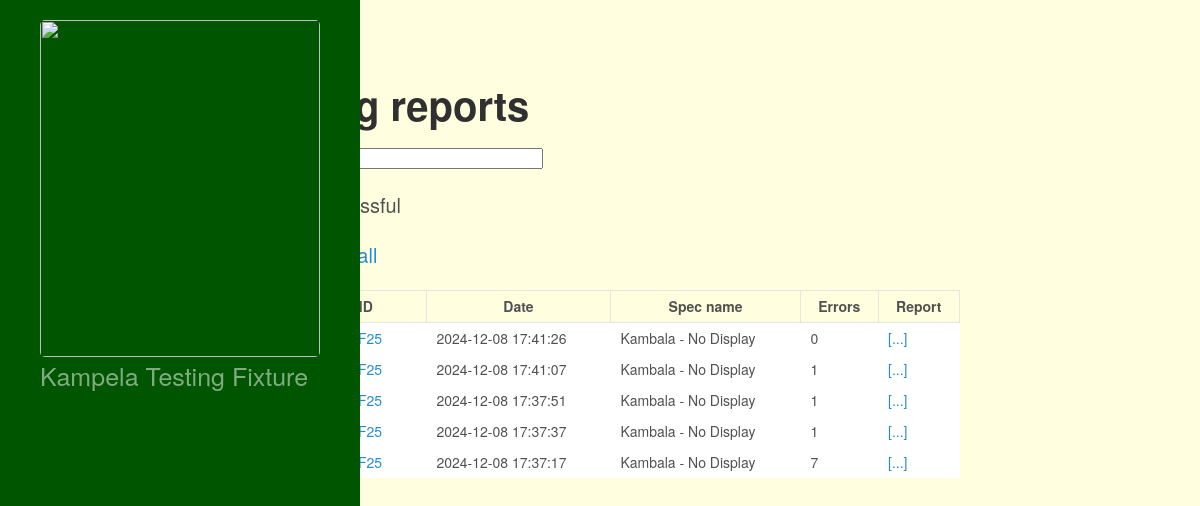
The page / on the database its author committed.
### tables this page shows
CREATE TABLE reports (
                    kambala_id TEXT,
                    date_create INTEGER,
                    detail_text TEXT NOT NULL,
                    spec_name TEXT,
                    errors_cnt INTEGER DEFAULT 0,
                    errors_text TEXT,
                    PRIMARY KEY (kambala_id, date_create)
                );

### WEB/site.py (the view)
@app.route("/", methods=['POST', 'GET'])
def index():
    if request.method == "GET":
        print(request.args)
    reports = dbase.getReportList(request.args)
    return render_template('index.html', title='Testing reports', reports=reports)

### WEB/FDataBase.py (called while the page is built)
    def getReportList(self, params={}):
        conditions = []
        if 'id' in params and len(params['id']):
            conditions.append(f"kambala_id LIKE '%{params['id']}%'")
        if 'ok_only' in params and params['ok_only'] == 'y':
            conditions.append(f"errors_cnt == 0")
        where = ' WHERE ' + " and ".join(conditions) if len(conditions) else ''
        lim = f"LIMIT {params['limit']}" if 'limit' in params else ''
        sql = f"SELECT * FROM reports {where} ORDER BY date_create DESC {lim}"
        print(sql)
        return self.esql(sql)

    def esql(self, sql, one=False):
        try:
            self.__cur.execute(sql)
            result = self.__cur.fetchone() if one else self.__cur.fetchall()
            if result:
                return result
        except Exception as e:
            print('DB reading error: ', str(e))
        return []

### WEB/site.py (called while the page is built)
def connect_db():
    conn = sqlite3.connect(app.config['DATABASE'])
    conn.row_factory = sqlite3.Row
    return conn

def get_db():
    if not hasattr(g, 'link_db'):
        g.link_db = connect_db()
    return g.link_db

@app.before_request
def before_request():
    global dbase
    db = get_db()
    dbase = FDataBase(db)

@app.template_filter('ctime')
def ut_to_str(ut):
    return datetime.utcfromtimestamp(int(ut)).strftime('%Y-%m-%d %H:%M:%S')

### WEB/templates/index.html (shortened to what this page needs)
{% include 'header.html' %}
<form action="{{url_for('index')}}" method="GET" class="form-filter">
    <p><label>Kampure ID: </label> <input type="text" name="id" value="{{ request.args['id'] }}"> </p>
    <p><input type="checkbox" name="ok_only" value="y"  {{ "checked" if request.args['ok_only'] == 'y' }}> only successful</p>
    <p><input type="submit" value="Filter"> | <a href="{{url_for('index')}}">Show all</a></p>
</form>
<table class="test-step"  style="width:100%">
    <tr>
        <th>Kampure ID</th>
        <th>Date</th>
        <th>Spec name</th>
        <th>Errors</th>
        <th>Report</th>
    </tr>
    {% for r in reports %}
    <tr>
        <td><a href="{{ url_for('index') }}?id={{ r.kambala_id }}">{{ r.kambala_id }}</a></td>
        <td>{{ r.date_create | ctime }}</td>
        <td>{{ r.spec_name }}</td>
        <td>{{ r.errors_cnt }}</td>
        <td><a href="{{ url_for('report_detailed', UniqueID=r.kambala_id, unixtime=r.date_create) }}"  target="_blank">[...]</a></td>
    </tr>
    {% endfor %}
</table>
{% include 'footer.html' %}

### WEB/templates/header.html (shortened to what this page needs)
<!DOCTYPE html>
<html lang="en">
<head>
    <link type="text/css" rel="stylesheet" href="{{ url_for('static', filename='css/styles.css') }}">
    <link type="text/css" rel="stylesheet" href="{{ url_for('static', filename='css/poole.css') }}">
</head>
<body>
<div class="sidebar">
    <div class="container sidebar-sticky">
        <div class="sidebar-about">
            <a href="{{ url_for('index') }}">
                <div class="img-placeholder">
                  <img src="{{ url_for('static', filename='img/logo.png') }}">
                </div>
            </a>
            <p class="lead">Kampela Testing Fixture</p>
        </div>
    </div>
</div>
<div class="content container">
<div class="post">
  <h1 id="starthere" class="post-title">{{ title }}</h1>

### WEB/templates/footer.html
    </div>
</div>
</body>
</html>

### WEB/static/css/styles.css (style rules this page uses)
html { font-family:"PT Sans",Helvetica,Arial,sans-serif }
@media (min-width: 48em) { html { font-size:16px } }
@media (min-width: 58em) { html { font-size:20px } }
.sidebar { text-align:center; padding:2rem 1rem; color:rgba(255,255,255,.5); background-color:#050 }
@media (min-width: 48em) and (min-height: 37em) { .sidebar { position:fixed; top:0; left:0; bottom:0; width:12rem; text-align:left } }
@media (min-width: 48em) and (min-height: 50em) { .sidebar { position:fixed; top:0; left:0; bottom:0; width:18rem; text-align:left } }
.sidebar a { color:#fff }
@media (min-width: 48em) and (min-height: 50em) { .sidebar-sticky { position:absolute; right:1rem; top:1rem; left:1rem } }
.content { padding-top:4rem; padding-bottom:4rem }
@media (min-width: 48em) and (min-height: 37em) { .content { max-width:38rem; margin-left:14rem; margin-right:2rem } }
@media (min-width: 48em) and (min-height: 50em) { .content { max-width:38rem; margin-left:20rem; margin-right:2rem } }
@media (min-width: 64em) and (min-height: 50em) { .content { margin-left:22rem; margin-right:4rem } }
.img-placeholder { width:100%; aspect-ratio:.83; overflow:hidden }
.img-placeholder img { width:100%; height:100%; object-fit:cover }
.test-step { max-width: 100%; font-size: 14px; border: none; }
.test-step td { background-color: white; border: none; }

### WEB/static/css/poole.css (style rules this page uses)
* { -webkit-box-sizing:border-box; -moz-box-sizing:border-box; box-sizing:border-box }
html,body { margin:0; padding:0 }
html { font-family:"Helvetica Neue",Helvetica,Arial,sans-serif; font-size:16px; line-height:1.5 }
@media (min-width: 38em) { html { font-size:20px } }
body { color:#515151; background-color:#ffffe0; -webkit-text-size-adjust:100%; -ms-text-size-adjust:100% }
a { color:#268bd2; text-decoration:none }
h1,h2,h3,h4,h5,h6 { margin-bottom:.5rem; font-weight:bold; line-height:1.25; color:#313131; text-rendering:optimizeLegibility }
h1 { font-size:2rem }
p { margin-top:0; margin-bottom:1rem }
img { display:block; margin:0 0 1rem; border-radius:5px; max-width:100% }
table { margin-bottom:1rem; width:100%; border:1px solid #e5e5e5; border-collapse:collapse }
td,th { padding:.25rem .5rem; border:1px solid #e5e5e5 }
.lead { font-size:1.25rem; font-weight:300 }
.container { max-width:38rem; padding-left:1rem; padding-right:1rem; margin-left:auto; margin-right:auto }
.page,.post { margin-bottom:4em }
.page-title,.post-title,.post-title a { color:#303030 }
.page-title,.post-title { margin-top:0 }

### rows shown on the page
reports: date_create|ctime "2024-12-08 17:41:26", spec_name "Kambala - No Display", errors_cnt "0"
reports: date_create|ctime "2024-12-08 17:41:07", spec_name "Kambala - No Display", errors_cnt "1"
reports: date_create|ctime "2024-12-08 17:37:51", spec_name "Kambala - No Display", errors_cnt "1"
reports: date_create|ctime "2024-12-08 17:37:37", spec_name "Kambala - No Display", errors_cnt "1"
reports: date_create|ctime "2024-12-08 17:37:17", spec_name "Kambala - No Display", errors_cnt "7"

### other values the page prints
{{ title }} "Testing reports"
